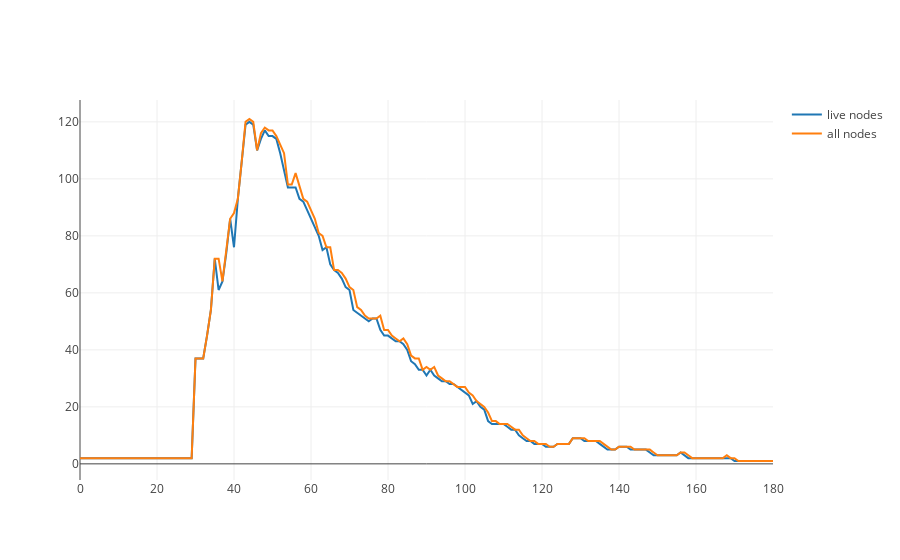

The cell this chart's notebook holds for it:
### Code cell
object LiveNodes{ // Create object to supress output TODO: upgrade ammonite at some point
    val live = db.getAllLiveNodes()
    val (xLive,yLive) = live.groupBy(_.depth).map(a => (a._1, a._2.size)).toList.sortBy(_._1).unzip
    val allNodes = db.getAllNodes()
    val (xAll,yAll) = allNodes.groupBy(_.depth).map(a => (a._1, a._2.size)).toList.sortBy(_._1).unzip


    val data = Seq(
        Scatter(xLive, yLive, name="live nodes"),
        Scatter(xAll,yAll, name="all nodes")
    )
}

plot(LiveNodes.data)

### Figure 1 — Plotly figure (JSON) as saved in the notebook; plotly's stock layout.template omitted (floating-point values rounded to 4 significant figures; data arrays with more than 128 entries replaced by an {"elided": "..."} marker saying what was removed)
{"data": [{"name": "live nodes", "type": "scatter", "x": {"elided": "180 int values"}, "y": {"elided": "180 int values"}}, {"name": "all nodes", "type": "scatter", "x": {"elided": "181 int values"}, "y": {"elided": "181 int values"}}], "layout": {"autosize": true, "xaxis": {"autorange": true, "range": [0, 180], "type": "linear"}, "yaxis": {"autorange": true, "range": [-5.667, 127.7], "type": "linear"}}}
